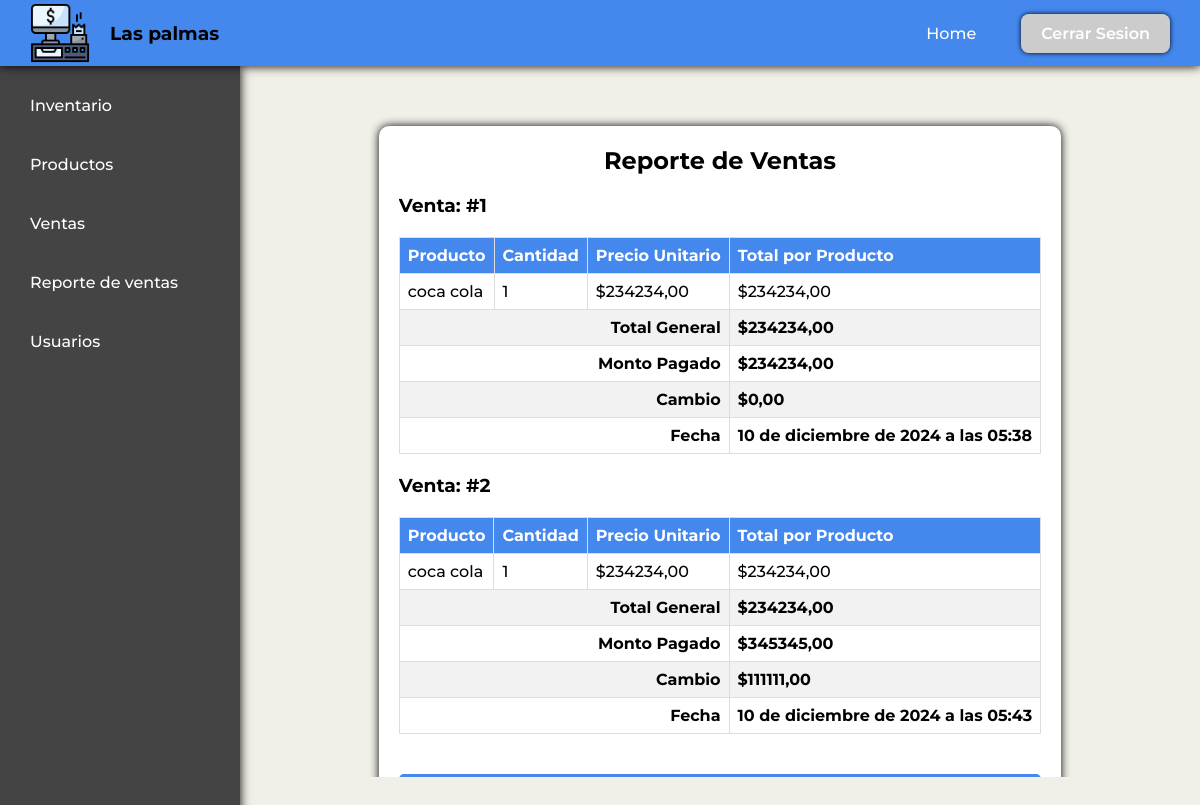
The page /reporte-ventas/ on the database its author committed.
### core/models.py (models this page shows)
class ReporteVenta(models.Model):
    venta_id = models.IntegerField()
    producto = models.ForeignKey(Producto, on_delete=models.CASCADE)
    cantidad = models.IntegerField()
    precio_unitario = models.DecimalField(max_digits=10, decimal_places=2)
    total_por_producto = models.DecimalField(max_digits=10, decimal_places=2)
    monto_pagado = models.DecimalField(max_digits=10, decimal_places=2, default=0.00)
    cambio = models.DecimalField(max_digits=10, decimal_places=2, default=0.00)
    fecha = models.DateTimeField(auto_now_add=True)

### productos/models.py (models this page shows, shortened)
class Producto(models.Model):
    id_unico = models.UUIDField(default=uuid.uuid4, editable=False, unique=True)
    categoria = models.CharField(max_length=100)
    nombre = models.CharField(max_length=200, unique=True)
    precio = models.DecimalField(max_digits=10, decimal_places=2)
    stock = models.IntegerField()
    descripcion = models.TextField(blank=True, null=True)

### core/views.py (the view)
# urls.py: path('reporte-ventas/', views.reporte_ventas, name='reporte-ventas'),
def reporte_ventas(request):
    ventas_agrupadas = {}
    ventas = ReporteVenta.objects.all()
    for venta in ventas:
        if venta.venta_id not in ventas_agrupadas:
            ventas_agrupadas[venta.venta_id] = {
                'items': [],
                'total_general': 0,
                'monto_pagado': 0,
                'cambio': 0,
                'fecha': venta.fecha
            }
        ventas_agrupadas[venta.venta_id]['items'].append(venta)
        ventas_agrupadas[venta.venta_id]['total_general'] += venta.total_por_producto
        ventas_agrupadas[venta.venta_id]['monto_pagado'] = venta.monto_pagado
        ventas_agrupadas[venta.venta_id]['cambio'] = venta.cambio
    return render(request, 'core/reporte-ventas.html', {
        'ventas_agrupadas': ventas_agrupadas
    })

### core/templates/core/reporte-ventas.html (shortened to what this page needs)
{% extends 'core/base.html' %}
{% load static %}
{% block css-styles %}
<link rel="stylesheet" href="{% static 'core/css/reporte-ventas-style.css' %}">
{% endblock css-styles %}
{% block content %}
<div class="main-box">
    <h2 class="title-products">Reporte de Ventas</h2>
    <div class="table-container">
        {% for venta_id, venta in ventas_agrupadas.items %}
        <h3>Venta: #{{ venta_id }}</h3>
        <table class="ticket-table">
            <thead>
                <tr>
                    <th>Producto</th>
                    <th>Cantidad</th>
                    <th>Precio Unitario</th>
                    <th>Total por Producto</th>
                </tr>
            </thead>
            <tbody>
                {% for item in venta.items %}
                <tr>
                    <td>{{ item.producto.nombre }}</td>
                    <td>{{ item.cantidad }}</td>
                    <td>${{ item.precio_unitario }}</td>
                    <td>${{ item.total_por_producto }}</td>
                </tr>
                {% endfor %}
                <tr>
                    <td colspan="3" class="text-right"><strong>Total General</strong></td>
                    <td><strong>${{ venta.total_general }}</strong></td>
                </tr>
                <tr>
                    <td colspan="3" class="text-right"><strong>Monto Pagado</strong></td>
                    <td><strong>${{ venta.monto_pagado }}</strong></td>
                </tr>
                <tr>
                    <td colspan="3" class="text-right"><strong>Cambio</strong></td>
                    <td><strong>${{ venta.cambio }}</strong></td>
                </tr>
                <tr>
                    <td colspan="3" class="text-right"><strong>Fecha</strong></td>
                    <td><strong>{{ venta.fecha }}</strong></td>
                </tr>
            </tbody>
        </table>
        {% endfor %}
    </div>
    <form method="POST" action="{% url 'eliminar_todas_ventas' %}">
        <button type="submit" class="btn-restart">Eliminar Todos los Reportes de Ventas</button>
    </form>
</div>
{% endblock %}

### core/static/core/css/base-style.css (style rules this page uses)
body { font-family: "Montserrat",sans-serif; font-weight: 500; box-sizing: border-box; min-height: 100vh; }
body,html { margin: 0; padding: 0; overflow: hidden; }
* { box-sizing: border-box; }

### core/static/core/css/reporte-ventas-style.css (style rules this page uses)
body, html { background-color: #F1F0E8; height: 100%; }
.main-box { margin-top: 40px; box-shadow: 0px 0px 10px #000; min-width: 60%; background-color: #fff; border-radius: 10px; padding: 20px; }
.title-products { text-align: center; margin: 0; padding: 0; }
.table-container { max-width: 100%; overflow-x: auto; }
.ticket-table { width: 100%; border-collapse: collapse; margin: 20px 0; }
.ticket-table th, .ticket-table td { border: 1px solid #ddd; padding: 8px; text-align: left; }
.ticket-table th { background-color: #48e; color: white; }
.ticket-table tr:nth-child(even) { background-color: #f2f2f2; }
.ticket-table .text-right { text-align: right; }
.btn-restart { display: block; width: 100%; padding: 10px; background-color: #48e; color: white; text-align: center; border: none; border-radius: 5px; cursor: pointer; font-size: 16px; margin-top: 20px; }

### rows shown on the page
ReporteVenta: producto.nombre "coca cola", cantidad "1", precio_unitario "234234,00", total_por_producto "234234,00", monto_pagado "234234,00", cambio "0,00", fecha "10 de diciembre de 2024 a las 05:38"
ReporteVenta: producto.nombre "coca cola", cantidad "1", precio_unitario "234234,00", total_por_producto "234234,00", monto_pagado "345345,00", cambio "111111,00", fecha "10 de diciembre de 2024 a las 05:43"

### other values the page prints
{{ venta_id }} "1" "2"
{{ venta.total_general }} "234234,00" "234234,00"
